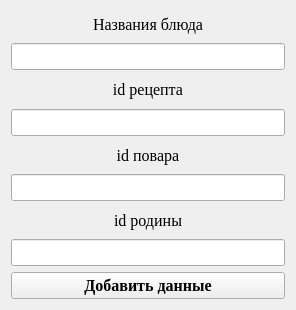
<?xml version="1.0" encoding="UTF-8"?>
<ui version="4.0">
 <class>addrecord</class>
 <widget class="QWidget" name="addrecord">
  <property name="geometry">
   <rect>
    <x>0</x>
    <y>0</y>
    <width>296</width>
    <height>310</height>
   </rect>
  </property>
  <property name="windowTitle">
   <string>Form</string>
  </property>
  <layout class="QGridLayout" name="gridLayout">
   <item row="3" column="0">
    <widget class="QLineEdit" name="lineEdit_2">
     <property name="font">
      <font>
       <family>Times New Roman</family>
       <pointsize>12</pointsize>
      </font>
     </property>
     <property name="alignment">
      <set>Qt::AlignCenter</set>
     </property>
    </widget>
   </item>
   <item row="2" column="0">
    <widget class="QLabel" name="label_2">
     <property name="font">
      <font>
       <family>Times New Roman</family>
       <pointsize>12</pointsize>
      </font>
     </property>
     <property name="text">
      <string>id рецепта</string>
     </property>
     <property name="alignment">
      <set>Qt::AlignCenter</set>
     </property>
    </widget>
   </item>
   <item row="4" column="0">
    <widget class="QLabel" name="label_3">
     <property name="font">
      <font>
       <family>Times New Roman</family>
       <pointsize>12</pointsize>
      </font>
     </property>
     <property name="text">
      <string>id повара</string>
     </property>
     <property name="alignment">
      <set>Qt::AlignCenter</set>
     </property>
    </widget>
   </item>
   <item row="9" column="0">
    <widget class="QPushButton" name="pushButton">
     <property name="font">
      <font>
       <family>Times New Roman</family>
       <pointsize>12</pointsize>
       <weight>75</weight>
       <bold>true</bold>
      </font>
     </property>
     <property name="text">
      <string>Добавить данные</string>
     </property>
    </widget>
   </item>
   <item row="1" column="0">
    <widget class="QLineEdit" name="lineEdit">
     <property name="font">
      <font>
       <family>Times New Roman</family>
       <pointsize>12</pointsize>
      </font>
     </property>
    </widget>
   </item>
   <item row="5" column="0">
    <widget class="QLineEdit" name="lineEdit_3">
     <property name="font">
      <font>
       <family>Times New Roman</family>
       <pointsize>12</pointsize>
      </font>
     </property>
     <property name="alignment">
      <set>Qt::AlignCenter</set>
     </property>
    </widget>
   </item>
   <item row="7" column="0">
    <widget class="QLineEdit" name="lineEdit_4">
     <property name="font">
      <font>
       <family>Times New Roman</family>
       <pointsize>12</pointsize>
      </font>
     </property>
     <property name="alignment">
      <set>Qt::AlignCenter</set>
     </property>
    </widget>
   </item>
   <item row="0" column="0">
    <widget class="QLabel" name="label">
     <property name="font">
      <font>
       <family>Times New Roman</family>
       <pointsize>12</pointsize>
      </font>
     </property>
     <property name="text">
      <string>Названия блюда</string>
     </property>
     <property name="alignment">
      <set>Qt::AlignCenter</set>
     </property>
    </widget>
   </item>
   <item row="6" column="0">
    <widget class="QLabel" name="label_4">
     <property name="font">
      <font>
       <family>Times New Roman</family>
       <pointsize>12</pointsize>
      </font>
     </property>
     <property name="text">
      <string>id родины</string>
     </property>
     <property name="alignment">
      <set>Qt::AlignCenter</set>
     </property>
    </widget>
   </item>
  </layout>
 </widget>
 <resources/>
 <connections/>
</ui>
